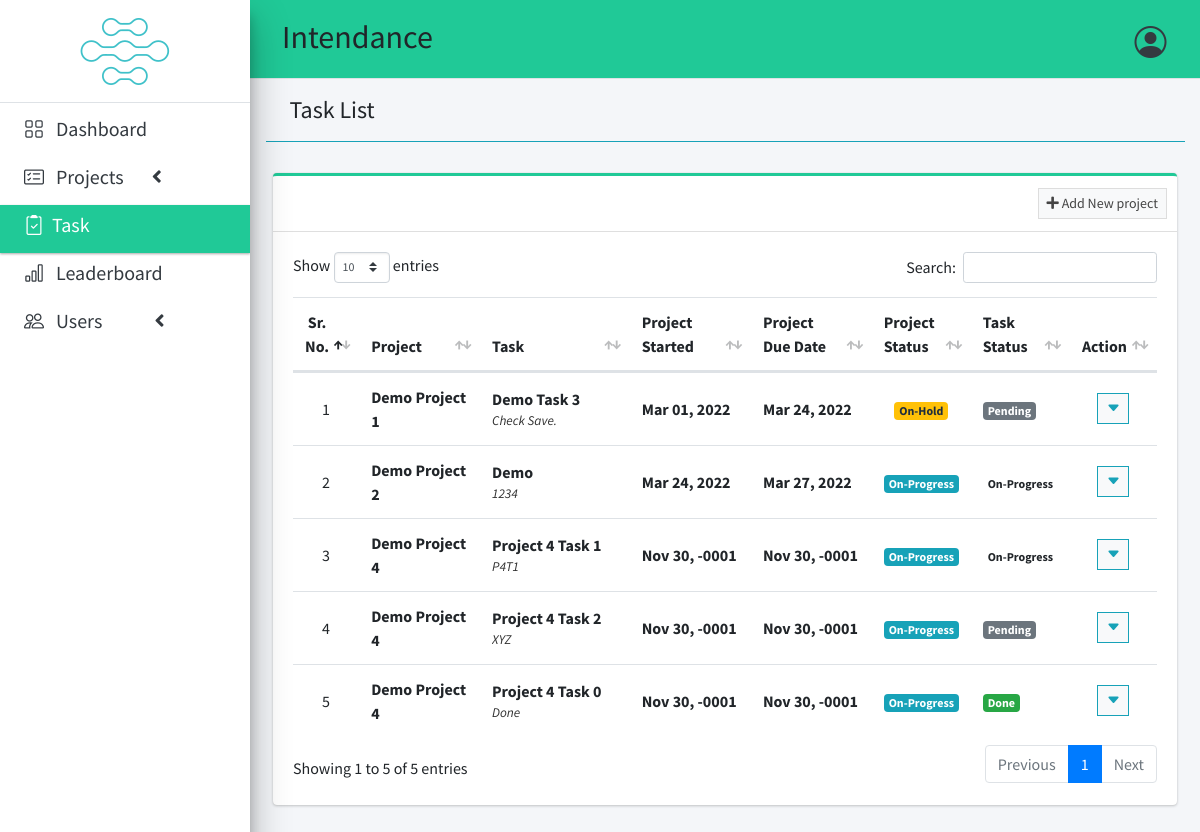
The app's page /index.php?page=task_list (signed in) with its own data.
### tables this page shows
CREATE TABLE `it_data` (
  `id` int(30) NOT NULL,
  `project_id` int(30) NOT NULL,
  `task` varchar(200) NOT NULL,
  `description` text NOT NULL,
  `status` tinyint(4) NOT NULL,
  `date_created` datetime NOT NULL DEFAULT current_timestamp(),
  `it_rating` int(2) NOT NULL
);

CREATE TABLE `tp_data` (
  `id` int(30) NOT NULL,
  `name` varchar(200) NOT NULL,
  `description` text NOT NULL,
  `status` int(2) NOT NULL,
  `start_date` date NOT NULL,
  `end_date` date NOT NULL,
  `manager_id` int(30) NOT NULL,
  `user_ids` text NOT NULL,
  `date_created` datetime NOT NULL DEFAULT current_timestamp(),
  `tp_rating` int(10) DEFAULT NULL,
  `user_names` text NOT NULL
);

### task_list.php (the view, shortened to what this page needs)
<?php include'db_connect.php' ?>
<div class="col-lg-12">
	<div class="card card-outline card-teal">
		<div class="card-header">
		<?php if($_SESSION['login_type'] != 3): ?>
			<div class="card-tools">
				<a class="btn btn-block btn-sm btn-default btn-flat" href="./index.php?page=new_project"><i class="fa fa-plus"></i> Add New project</a>
			</div>
			<?php endif; ?>
		</div>
		<div class="card-body">
			<table class="table tabe-hover table-condensed" id="list">
				<colgroup>
					<col width="5%">
					<col width="15%">
					<col width="20%">
					<col width="15%">
					<col width="15%">
					<col width="10%">
					<col width="10%">
					<col width="10%">
				</colgroup>
				<thead>
					<tr>
						<th class="text-center">Sr. No.</th>
						<th>Project</th>
						<th>Task</th>
						<th>Project Started</th>
						<th>Project Due Date</th>
						<th>Project Status</th>
						<th>Task Status</th>
						<th>Action</th>
					</tr>
				</thead>
				<tbody>
					<?php
					$i = 1;
					$where = "";
					$stat = array("Pending","Started","On-Progress","On-Hold","Over Due","Done");
					$qry = $conn->query("SELECT t.*,p.name as pname,p.start_date,p.status as pstatus, p.end_date,p.id as pid FROM it_data t inner join tp_data p on p.id = t.project_id $where order by p.name asc");
					while($row= $qry->fetch_assoc()):
						$trans = get_html_translation_table(HTML_ENTITIES,ENT_QUOTES);
						unset($trans["\""], $trans["<"], $trans[">"], $trans["<h2"]);
						$desc = strtr(html_entity_decode($row['description']),$trans);
						$desc=str_replace(array("<li>","</li>"), array("",", "), $desc);
		                $cprog = $conn->query("SELECT * FROM it_data where project_id = {$row['pid']} and status = 3")->num_rows;
		                $prod = $conn->query("SELECT * FROM usr_activity where project_id = {$row['pid']}")->num_rows;
		                if($row['pstatus'] == 0 && strtotime(date('Y-m-d')) >= strtotime($row['start_date'])):
		                if($prod  > 0  || $cprog > 0)
		                  $row['pstatus'] = 2;
		                else
		                  $row['pstatus'] = 1;
		                elseif($row['pstatus'] == 0 && strtotime(date('Y-m-d')) > strtotime($row['end_date'])):
		                $row['pstatus'] = 4;
		                endif;
					?>
					<tr>
						<td class="text-center"><?php echo $i++ ?></td>
						<td>
							<p><b><?php echo ucwords($row['pname']) ?></b></p>
						</td>
						<td>
							<p><b><?php echo ucwords($row['task']) ?></b></p>
							<p class="truncate"><?php echo strip_tags($desc) ?></p>
						</td>
						<td><b><?php echo date("M d, Y",strtotime($row['start_date'])) ?></b></td>
						<td><b><?php echo date("M d, Y",strtotime($row['end_date'])) ?></b></td>
						<td class="text-center">
							<?php
							  if($stat[$row['pstatus']] =='Pending'){
							  	echo "<span class='badge badge-secondary'>{$stat[$row['pstatus']]}</span>";
							  }elseif($stat[$row['pstatus']] =='Started'){
							  	echo "<span class='badge badge-teal'>{$stat[$row['pstatus']]}</span>";
							  }elseif($stat[$row['pstatus']] =='On-Progress'){
							  	echo "<span class='badge badge-info'>{$stat[$row['pstatus']]}</span>";
							  }elseif($stat[$row['pstatus']] =='On-Hold'){
							  	echo "<span class='badge badge-warning'>{$stat[$row['pstatus']]}</span>";
							  }elseif($stat[$row['pstatus']] =='Over Due'){
							  	echo "<span class='badge badge-danger'>{$stat[$row['pstatus']]}</span>";
							  }elseif($stat[$row['pstatus']] =='Done'){
							  	echo "<span class='badge badge-success'>{$stat[$row['pstatus']]}</span>";
							  }
							?>
						</td>
						<td>
                        	<?php
                        	if($row['status'] == 1){
						  		echo "<span class='badge badge-secondary'>Pending</span>";
                        	}elseif($row['status'] == 2){
						  		echo "<span class='badge badge-teal'>On-Progress</span>";
                        	}elseif($row['status'] == 3){
						  		echo "<span class='badge badge-success'>Done</span>";
                        	}
                        	?>
                        </td>
						<td class="text-center">
							<button type="button" class="btn btn-default btn-sm btn-flat border-info wave-effect text-info" data-toggle="dropdown" aria-expanded="true">
							<i class="bi bi-caret-down-fill"></i>
		                    </button>
						</td>
					</tr>
				<?php endwhile; ?>
				</tbody>
			</table>
		</div>
	</div>
</div>

### assets/css/styles.css (style rules this page uses)
.truncate { overflow: hidden; text-overflow: ellipsis; display: -webkit-box; -webkit-line-clamp: 3; -webkit-box-orient: vertical; font-size: smaller; color: #000000cf; font-style: italic; }

### task_list.php (style rules this page uses)
table p { margin: unset !important; }
table td { vertical-align: middle !important }

### records on screen
it_data: tp_data.name "Demo Project 1", task "Demo Task 3", description "Check Save.", tp_data.start_date "Mar 01, 2022", tp_data.end_date "Mar 24, 2022", tp_data.status "On-Hold", status "Pending"
it_data: tp_data.name "Demo Project 2", task "Demo", description "1234", tp_data.start_date "Mar 24, 2022", tp_data.end_date "Mar 27, 2022", status "On-Progress"
it_data: tp_data.name "Demo Project 4", task "Project 4 Task 1", description "P4T1", tp_data.start_date "Nov 30, -0001", tp_data.end_date "Nov 30, -0001", pstatus "On-Progress", status "On-Progress"
it_data: tp_data.name "Demo Project 4", task "Project 4 Task 2", description "XYZ", tp_data.start_date "Nov 30, -0001", tp_data.end_date "Nov 30, -0001", pstatus "On-Progress", status "Pending"
it_data: tp_data.name "Demo Project 4", task "Project 4 Task 0", description "Done", tp_data.start_date "Nov 30, -0001", tp_data.end_date "Nov 30, -0001", pstatus "On-Progress", status "Done"

### other values on screen
$title "Task List"
